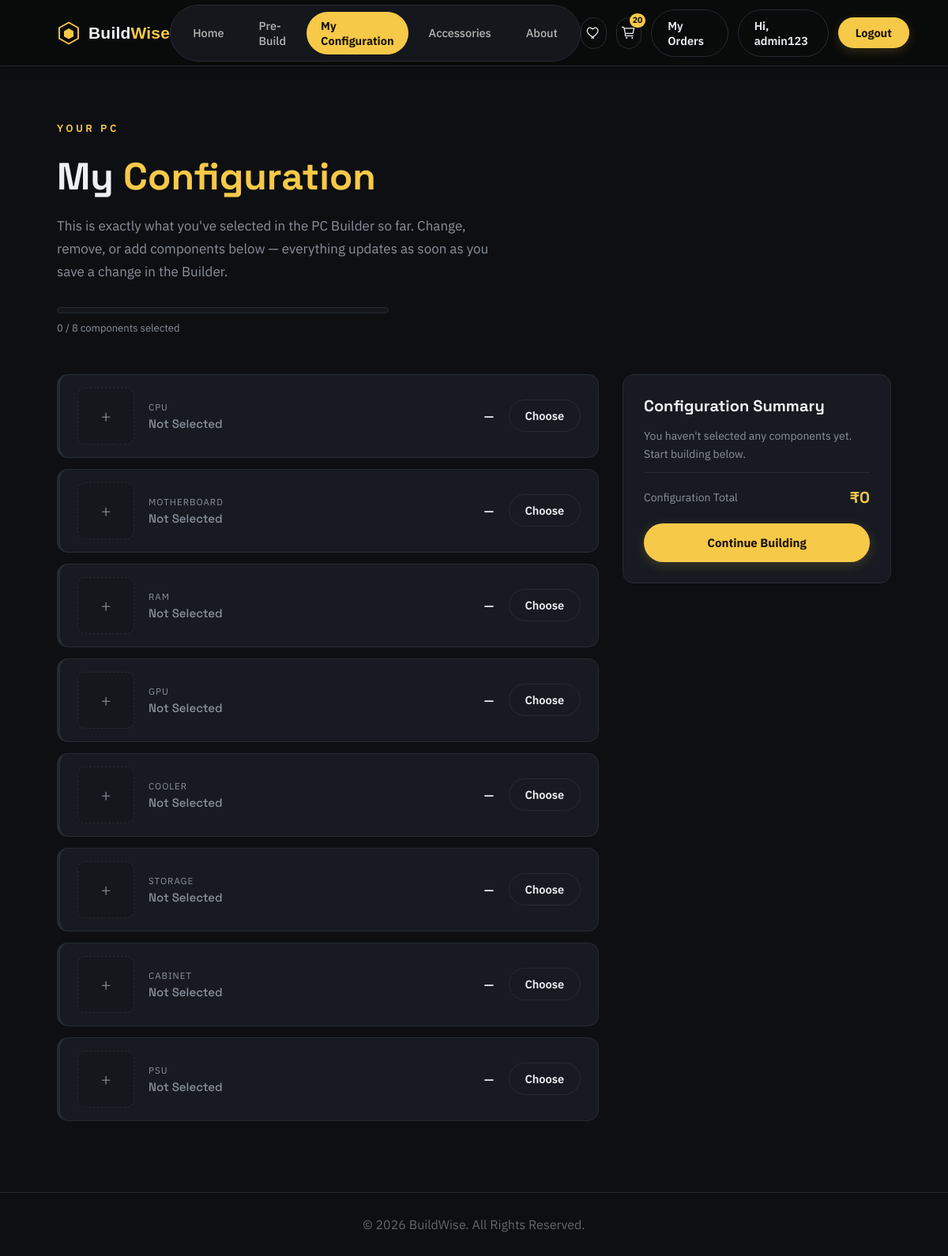
Page /my-configuration/ (signed in) on the committed database.
### products/models.py (models this page shows, shortened)
class Category(models.Model):
    name = models.CharField(max_length=100)

### products/views.py (the view)
@login_required(login_url="login")
def my_configuration(request):
    context = _get_build_context(request)
    context["cart_count"] = _cart_count(request)
    return render(request, "my_configuration.html", context)

### products/context_processors.py (called while the page is built)
def wishlist_count(request):
    user = getattr(request, "user", None)
    if not user or not user.is_authenticated:
        return {"wishlist_count": 0}
    return {"wishlist_count": WishlistItem.objects.filter(user=user).count()}

### products/views.py (called while the page is built, shortened)
def classify_category(category):
    if not category:
        return None
    name = category.name.lower()
    for key, keywords in CATEGORY_KEYWORDS.items():
        if any(word in name for word in keywords):
            return key
    return None

def get_step_category_map():
    mapping = {}
    for category in Category.objects.all():
        key = classify_category(category)
        if key and key not in mapping:
            mapping[key] = category
    return mapping

def get_spec(product, category_key):
    if not product or not category_key:
        return None
    related_name = SPEC_RELATED_NAME.get(category_key)
    return getattr(product, related_name, None) if related_name else None

def _cart_count(request):
    if not request.user.is_authenticated:
        return 0
    total = CartItem.objects.filter(user=request.user).aggregate(total=Sum("quantity"))
    return total["total"] or 0

def get_build_products(request):
    raw = request.session.get(BUILD_SESSION_KEY, {})
    products = {}
    return products

def estimate_performance(build_products):
    weighted_total = 0
    weight_used = 0
    for key, weight in PERFORMANCE_WEIGHTS.items():
        product = build_products.get(key)
        if product:
            weighted_total += TIER_SCORE.get(product.tier, 60) * weight
            weight_used += weight
    if weight_used == 0:
        return None
    return round(weighted_total / weight_used)

def build_recommendation(issues, performance):
    if issues:
        return "NEEDS ATTENTION", "bad"
    if performance is None:
        return "INCOMPLETE BUILD", "warn"
    if performance >= 85:
        return "EXCELLENT BUILD", "good"
    if performance >= 65:
        return "GOOD BUILD", "good"
    return "BASIC BUILD", "warn"

### template/my_configuration.html (shortened to what this page needs)
{% load static %}
<!DOCTYPE html>
<html lang="en">
<head>
    <link rel="stylesheet" href="{% static 'style.css' %}">
</head>
<body>
    <header class="navbar">
        <a href="{% url 'home' %}" class="logo">
            <svg class="logo-mark" viewBox="0 0 40 40" fill="none" xmlns="http://www.w3.org/2000/svg">
                <path d="M20 2 L36 11 V29 L20 38 L4 29 V11 Z" stroke="#f7c948" stroke-width="2.5"/>
                <path d="M20 12 L28 16.5 V25.5 L20 30 L12 25.5 V16.5 Z" fill="#f7c948"/>
            </svg>
            <span class="logo-text">Build<span class="accent">Wise</span></span>
        </a>
        <nav class="nav-pill">
            <a href="{% url 'home' %}">Home</a>
            <a href="{% url 'prebuild' %}">Pre-Build</a>
            <a href="{% url 'my_configuration' %}" class="active">My Configuration</a>
            <a href="{% url 'accessories' %}">Accessories</a>
            <a href="{% url 'about' %}">About</a>
        </nav>
        <div class="nav-auth">
                        <a href="{% url 'wishlist' %}" class="cart-icon-link" aria-label="View wishlist">
            </a>
            <a href="{% url 'view_cart' %}" class="cart-icon-link" aria-label="View cart">
                {% if cart_count %}<span class="cart-badge">{{ cart_count }}</span>{% endif %}
            </a>
            {% if request.user.is_authenticated %}
                <a href="{% url 'order_history' %}" class="btn-ghost">My Orders</a>
                <a href="{% url 'profile' %}" class="btn-ghost">Hi, {{ request.user.username }}</a>
                <a href="{% url 'logout' %}" class="btn-fill">Logout</a>
            {% else %}
                <a href="{% url 'login' %}" class="btn-fill">Login / Sign Up</a>
            {% endif %}
        </div>
    </header>
    <main>
        <section class="builder-header">
            <p class="tagline">YOUR PC</p>
            <h1>My <span>Configuration</span></h1>
            <p class="hero-text">
                This is exactly what you've selected in the PC Builder so far.
                Change, remove, or add components below — everything updates
                as soon as you save a change in the Builder.
            </p>
            <div class="build-progress">
                <div class="build-progress-bar">
                </div>
                <span class="build-progress-label">{{ selected_count }} / {{ total_steps }} components selected</span>
            </div>
        </section>
        <section class="builder-layout">
            <div class="config-list">
                {% for step in steps %}
                <div class="config-row {% if not step.product %}config-row-empty{% endif %}">
                    {% if step.product %}
                        {% if step.product.image %}
                        <img src="{{ step.product.image.url }}" alt="{{ step.product.name }}" class="config-thumb">
                        {% else %}
                        <div class="config-thumb product-img-placeholder"></div>
                        {% endif %}
                    {% else %}
                        <div class="config-thumb config-thumb-empty">+</div>
                    {% endif %}
                    <div class="config-details">
                        <p class="config-category">{{ step.key }}</p>
                        {% if step.product %}
                        <h3 class="config-name">{{ step.product.brand }} {{ step.product.name }}</h3>
                        {% else %}
                        <h3 class="config-name config-not-selected">Not Selected</h3>
                        {% endif %}
                    </div>
                    <div class="config-price">
                        {% if step.product %}₹{{ step.product.price }}{% else %}—{% endif %}
                    </div>
                    <div class="config-actions">
                        {% if step.category %}
                        <a href="{% url 'products' %}?category={{ step.category.id }}&amp;build=1" class="btn-ghost">
                            {% if step.product %}Change{% else %}Choose{% endif %}
                        </a>
                        {% endif %}
                    </div>
                </div>
                {% endfor %}
            </div>
            <aside class="build-summary">
                <h2>Configuration Summary</h2>
                {% if selected_count == 0 %}
                <p class="hero-text build-summary-empty">
                    You haven't selected any components yet. Start building below.
                </p>
                {% endif %}
                <div class="build-summary-total">
                    <span>Configuration Total</span>
                    <span class="build-summary-price">₹{{ analysis.total_price }}</span>
                </div>
                <div class="build-summary-buttons">
                    <a href="{% url 'builder' %}" class="btn primary-btn build-summary-btn">Continue Building</a>
                </div>
            </aside>
        </section>
    </main>
    <footer>
        <p>© 2026 BuildWise. All Rights Reserved.</p>
    </footer>
</body>
</html>

### rows in the picture
Category: key "CPU"
Category: key "MOTHERBOARD"
Category: key "RAM"
Category: key "GPU"
Category: key "COOLER"
Category: key "STORAGE"
Category: key "CABINET"
Category: key "PSU"

### other values in the picture
{{ cart_count }} "20"
{{ request.user.username }} "admin123"
{{ selected_count }} "0"
{{ total_steps }} "8"
{{ analysis.total_price }} "0"
